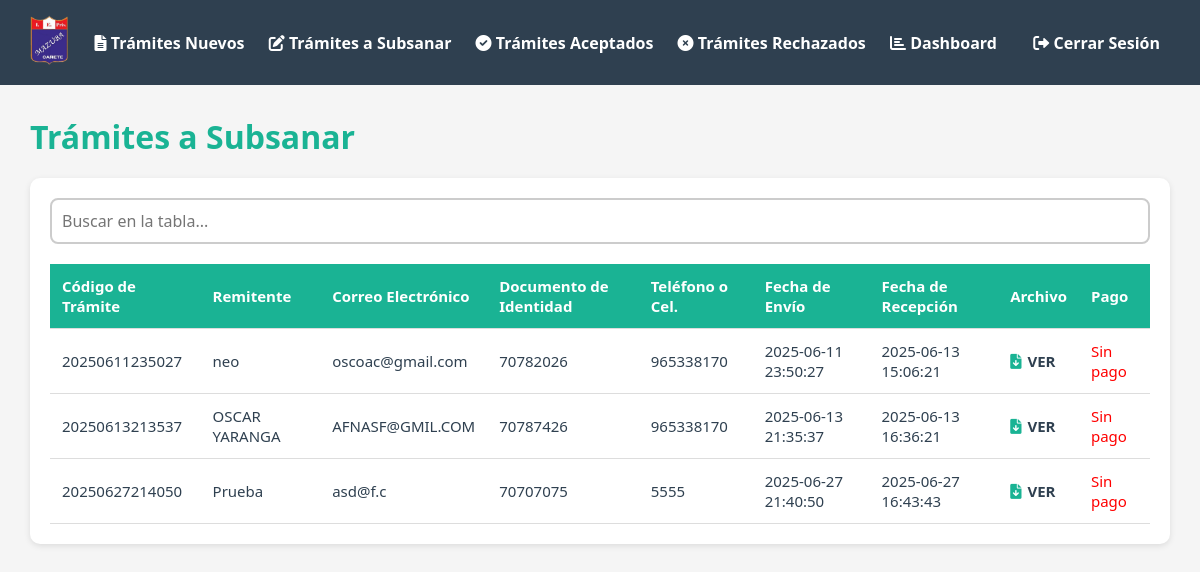
Before: /SISTRAMITESNUEVO/view/Admin/tramiteSubsanarAdmin.php (signed in) with the older database file.
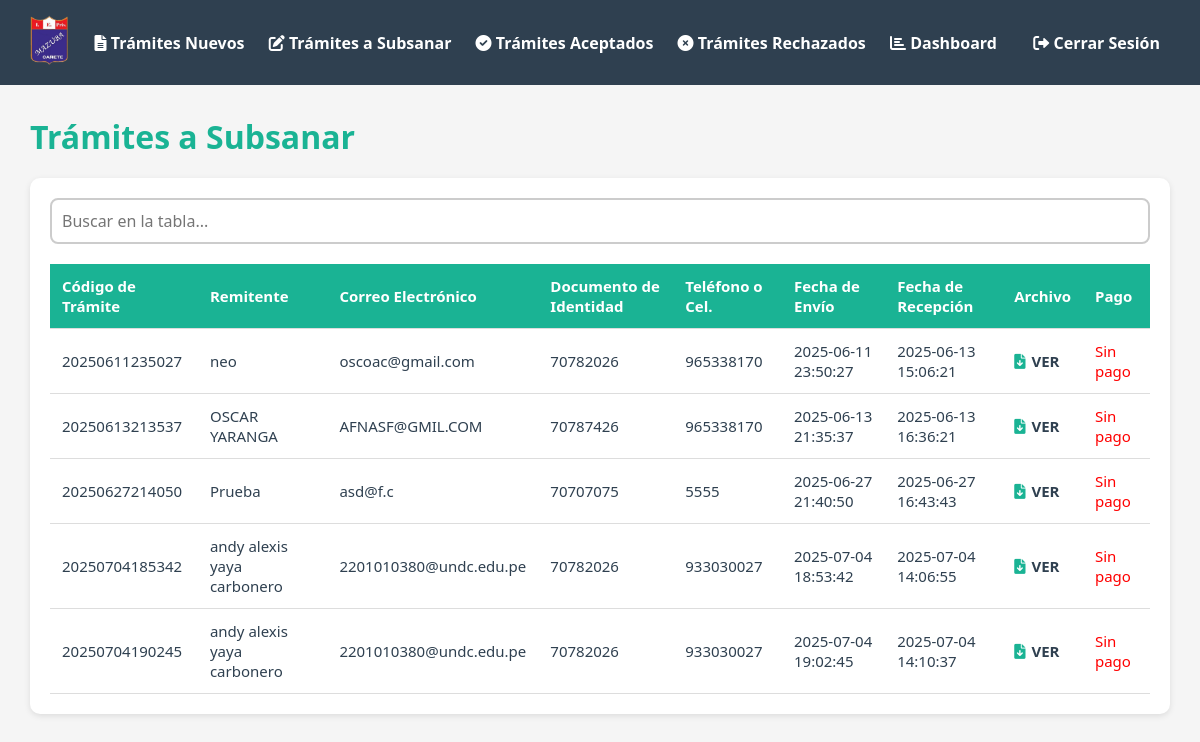
After: the same page with the newer database file.
### tables this page shows
CREATE TABLE `tramites` (
  `id` int NOT NULL,
  `codigo_tramite` varchar(20) NOT NULL,
  `Remitente` varchar(100) NOT NULL,
  `email` varchar(100) NOT NULL,
  `documento_identidad` varchar(20) NOT NULL,
  `telefono` varchar(20) DEFAULT NULL,
  `fecha_envio` datetime NOT NULL,
  `fecha_recepcion` varchar(50) NOT NULL,
  `archivo` varchar(255) NOT NULL,
  `comprobante` varchar(255) DEFAULT NULL,
  `Estado` varchar(50) NOT NULL,
  `mensaje` text NOT NULL
);

### SISTRAMITESNUEVO/view/Admin/tramiteSubsanarAdmin.php (the view, shortened to what this page needs)
<!DOCTYPE html>
<html lang="en">
<head>
    <link rel="stylesheet" href="https://cdnjs.cloudflare.com/ajax/libs/font-awesome/6.0.0-beta3/css/all.min.css">
</head>
<body>
<header>
    <div class="logo">
        <img src="../../logo.png" alt="">
    </div>
    <div class="itemsNav">
        <a href="../Admin/tramiteNuevosAdmin.php"><i class="fas fa-file-alt"></i> Trámites Nuevos</a>
        <a href="../Admin/tramiteSubsanarAdmin.php"><i class="fas fa-edit"></i> Trámites a Subsanar</a>
        <a href="../Admin/tramiteAceptadosAdmin.php"><i class="fas fa-check-circle"></i> Trámites Aceptados</a>
        <a href="../Admin/tramiteRechazadosAdmin.php"><i class="fas fa-times-circle"></i> Trámites Rechazados</a>
        <a href="dashboardAdmin.php"><i class="fas fa-chart-bar"></i> Dashboard</a>
    </div>
    <div class="itemsPerfil">
        <a href="../../php/logout.php"><i class="fas fa-sign-out-alt"></i> Cerrar Sesión</a>
    </div>
</header>
<main>
    <div class="encabezado">
        <h1>Trámites a Subsanar</h1>
    </div>
    <div class="dato">
        <input type="text" id="buscar" placeholder="Buscar en la tabla...">
        <div class="contenedorTable">
            <table>
                <thead>
                    <tr>
                        <th>Código de Trámite</th>
                        <th>Remitente</th>
                        <th>Correo Electrónico</th>
                        <th>Documento de Identidad</th>
                        <th>Teléfono o Cel.</th>
                        <th>Fecha de Envío</th>
                        <th>Fecha de Recepción</th>
                        <th>Archivo</th>
                        <th>Pago</th>
                    </tr>
                </thead>
                <tbody id="tablaTramites">
                    <?php
                    $conn = new mysqli("localhost", "root", "root", "sistemacolegio");
                    $sql = "SELECT * FROM tramites WHERE Estado = 'Subsanar'";
                    $result = $conn->query($sql);
                    if ($result->num_rows > 0) {
                        while ($row = $result->fetch_assoc()) {
                            echo "<tr>";
                            echo "<td>" . htmlspecialchars($row['codigo_tramite']) . "</td>";
                            echo "<td>" . htmlspecialchars($row['Remitente']) . "</td>";
                            echo "<td>" . htmlspecialchars($row['email']) . "</td>";
                            echo "<td>" . htmlspecialchars($row['documento_identidad']) . "</td>";
                            echo "<td>" . htmlspecialchars($row['telefono']) . "</td>";
                            echo "<td>" . htmlspecialchars($row['fecha_envio']) . "</td>";
                            echo "<td>" . htmlspecialchars($row['fecha_recepcion']) . "</td>";
                            echo "<td><a href='../../pdf/" . htmlspecialchars($row['archivo']) . "' download class='download-link' style='display: inline-flex; align-items: center; text-decoration: none; font-weight: bold; color: #2f4050;'><i class='fas fa-file-download' style='color: #1ab394; margin-right: 6px;'></i>VER</a></td>";
                            if (!empty($row['comprobante_pago'])) {
                                echo "<td><a href='../../comprobantes/" . htmlspecialchars($row['comprobante_pago']) . "' target='_blank'><i class='fas fa-money-check-alt' style='color: #1ab394; margin-right: 5px;'></i>VER</a></td>";
                            } else {
                                echo "<td><span style='color:red;'>Sin pago</span></td>";
                            }
                            echo "</tr>";
                        }
                    } else {
                        echo "<tr><td colspan='9'>No se encontraron trámites a subsanar.</td></tr>";
                    }
                    ?>
                </tbody>
            </table>
        </div>
    </div>
</main>
</body>
</html>

Changed rows visible on the page:
added tramites: codigo_tramite "20250704185342", Remitente "andy alexis yaya carbonero", email "2201010380@undc.edu.pe", documento_identidad "70782026", telefono "933030027", fecha_envio "2025-07-04 18:53:42", fecha_recepcion "2025-07-04 14:06:55"
added tramites: codigo_tramite "20250704190245", Remitente "andy alexis yaya carbonero", email "2201010380@undc.edu.pe", documento_identidad "70782026", telefono "933030027", fecha_envio "2025-07-04 19:02:45", fecha_recepcion "2025-07-04 14:10:37"
